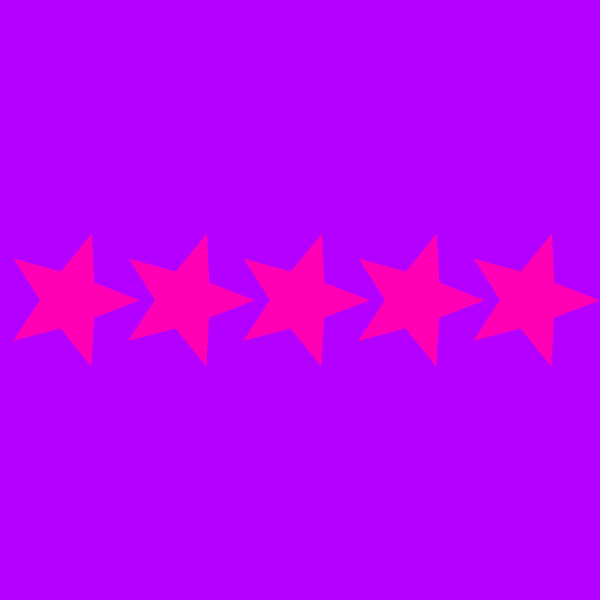
Frame 1 (no input)
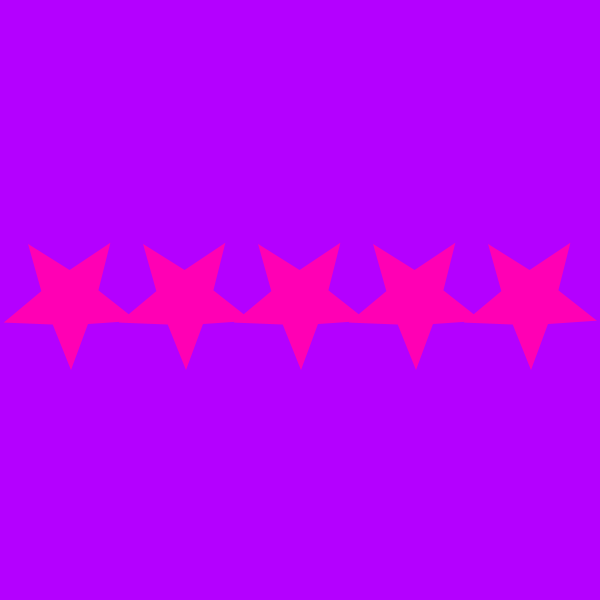
Frame 60 (the mouse pressed at the canvas centre just before this capture)
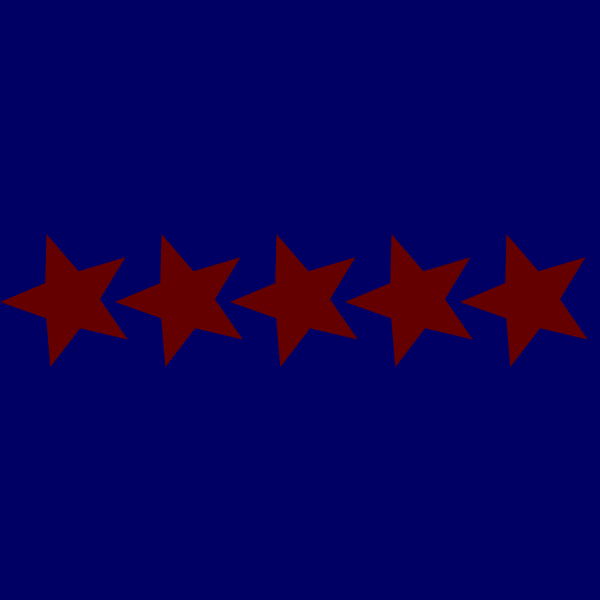
Frame 120 (the mouse held since frame 60 and released just before this capture)

The Processing sketch that drew these frames (run headless with seeded random() and noise(); from frame 60 on, the mouse is pressed at the canvas centre):

// Processing sketch: Int_String_Boolean_Void_Map_Lerp
// ── Int_String_Boolean_Void_Map_Lerp.pde
float p,q,p1,q1;
boolean z;
void setup(){
  size(600,600);
}

void returnAString(String string1){
  println(string1);
} 

void draw(){
  float a = 70;
  float b = 530;
  float c = lerp(a, b, .25);
  float d = lerp(a, b, .5);
  float e = lerp(a, b, .75);
  int bgColor;
  int blue;
  bgColor = int(map(calcDist(p,b),0,width,0,255));
  blue = int(map(calcDist(p1,q1),0,width/2,100,255));
  background(bgColor,0,blue);
  println(calcDist(p,q));
  if (calcDist(p,q)<=70){
    z = true;
    println(z);
  } else {
    z=false;
    println(z);
  }
  pushMatrix();
  translate(a, height*0.5);
  rotate(frameCount / 200.0);
  fill(blue,0,bgColor);
  star(0, 0, 30, 70, 5); 
  popMatrix();
  //pushMatrix();
  //translate(-a,height*0.5);
  //popMatrix();
  pushMatrix();
  translate(b, height*0.5);
  rotate(frameCount / 200.0);
  fill(blue,0,bgColor);
  star(0, 0, 30, 70, 5); 
  popMatrix();
  pushMatrix();
  translate(c, height*0.5);
  rotate(frameCount / 200.0);
  fill(blue,0,bgColor);
  star(0, 0, 30, 70, 5); 
  popMatrix();
  pushMatrix();
  translate(d, height*0.5);
  rotate(frameCount / 200.0);
  fill(blue,0,bgColor);
  star(0, 0, 30, 70, 5); 
  popMatrix();
  pushMatrix();
  translate(e, height*0.5);
  rotate(frameCount / 200.0);
  fill(blue,0,bgColor);
  star(0, 0, 30, 70, 5); 
  popMatrix();
  returnAString("I'm a Star !");
}

float calcDist(float xPos, float yPos){
  float dist = dist(mouseX, mouseY, 300, 300);
  return dist;
}

void star(float x, float y, float r1, float r2, int n) {
  float angle = TWO_PI / n;
  float halfAngle = angle/2.0;
  noStroke();
  beginShape();
  for (float a = 0; a < TWO_PI; a += angle) {
    float sx = x + cos(a) * r2;
    float sy = y + sin(a) * r2;
    vertex(sx, sy);
    sx = x + cos(a+halfAngle) * r1;
    sy = y + sin(a+halfAngle) * r1;
    vertex(sx, sy);
  }
  endShape(CLOSE);
}
